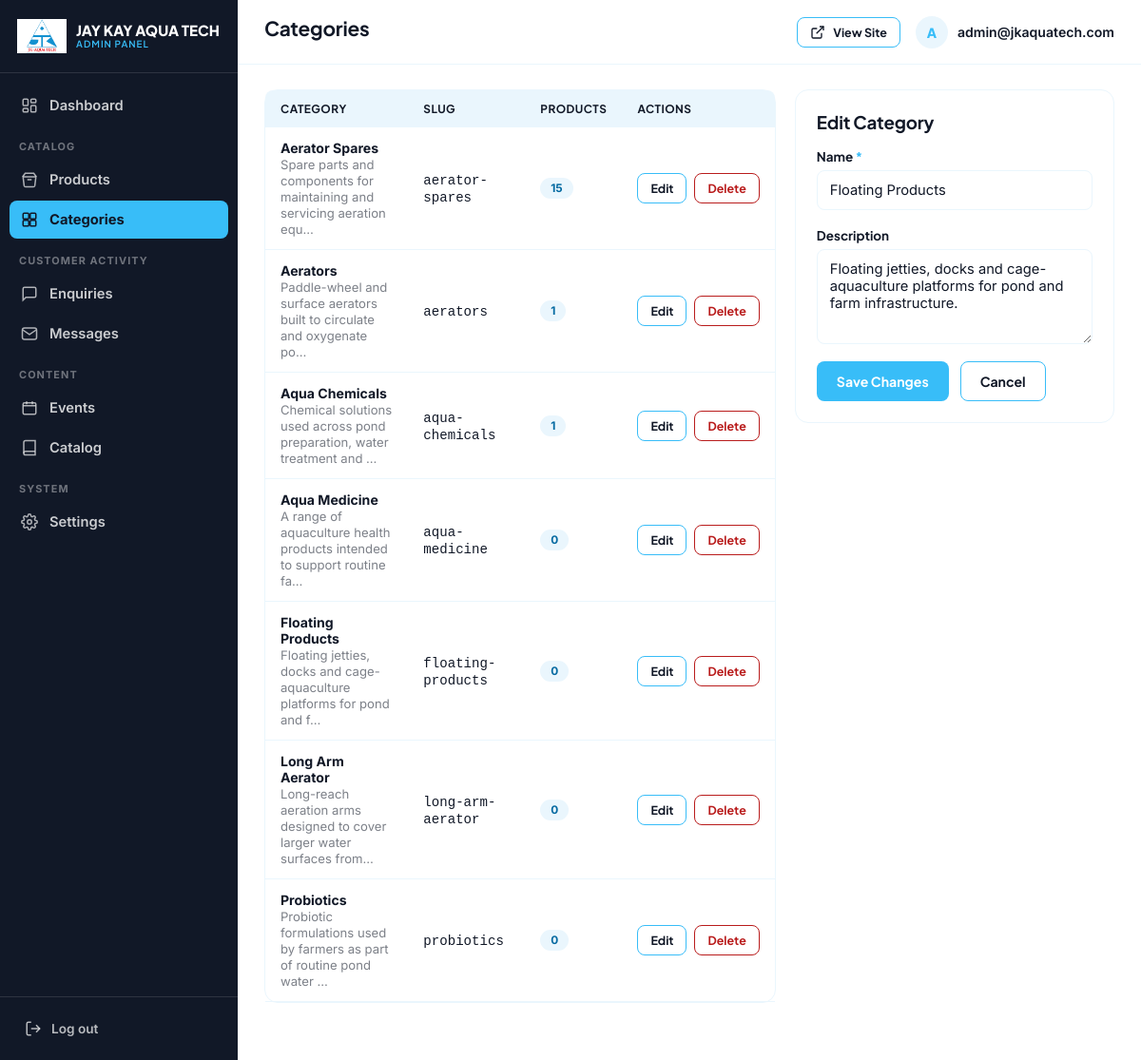
Page /admin/categories.php?edit=2 (signed in) on the committed database.
### tables this page shows
CREATE TABLE IF NOT EXISTS `categories` (
  `id` INT UNSIGNED NOT NULL AUTO_INCREMENT,
  `slug` VARCHAR(120) NOT NULL,
  `name` VARCHAR(150) NOT NULL,
  `description` TEXT NULL,
  `created_at` TIMESTAMP NOT NULL DEFAULT CURRENT_TIMESTAMP,
  PRIMARY KEY (`id`),
  UNIQUE KEY `uq_categories_slug` (`slug`)
);

### admin/includes/functions.php (called while the page is built, shortened)
<?php
function e(?string $value): string
{
    return htmlspecialchars($value ?? '', ENT_QUOTES, 'UTF-8');
}

### admin/includes/db.php (called while the page is built, shortened)
<?php
function db(): PDO
{
    static $pdo = null;
    if ($pdo !== null) {
        return $pdo;
    }
    $config = require __DIR__ . '/db-config.php';
    $dsn = sprintf(
        '%s:host=%s;port=%s;dbname=%s;charset=%s',
        $config['driver'],
        $config['host'],
        $config['port'],
        $config['database'],
        $config['charset']
    );
    try {
        $pdo = new PDO($dsn, $config['username'], $config['password'], [
            PDO::ATTR_ERRMODE => PDO::ERRMODE_EXCEPTION,
            PDO::ATTR_DEFAULT_FETCH_MODE => PDO::FETCH_ASSOC,
            PDO::ATTR_EMULATE_PREPARES => false,
        ]);
    } catch (PDOException $e) {
        error_log('Jay Kay Aqua Tech DB connection failed: ' . $e->getMessage());
        http_response_code(500);
        die('Database connection failed. Please check admin/includes/db-config.php and confirm database.sql has been imported. (Details were written to the server error log, not shown here for security.)');
    }
    return $pdo;
}

### admin/includes/auth.php (called while the page is built, shortened)
<?php
function current_admin(): ?array
{
    $stmt = db()->prepare('SELECT id, email, created_at FROM admins WHERE id = ?');
    $stmt->execute([$_SESSION['admin_id']]);
    $row = $stmt->fetch();
    return $row ?: null;
}

### admin/categories.php (the view, shortened to what this page needs)
<?php
$pdo = db();
$editing = null;
if (isset($_GET['edit'])) {
    $stmt = $pdo->prepare('SELECT * FROM categories WHERE id = ?');
    $stmt->execute([(int)$_GET['edit']]);
    $editing = $stmt->fetch() ?: null;
}
$values = ['name' => $editing['name'] ?? '', 'description' => $editing['description'] ?? ''];
$categories = $pdo->query('
    SELECT c.*, (SELECT COUNT(*) FROM products p WHERE p.category_id = c.id) AS product_count
    FROM categories c ORDER BY c.name
')->fetchAll();
$pageTitle = 'Categories';
require __DIR__ . '/includes/header.php';
?>
<div class="dash-grid" style="grid-template-columns: 1.6fr 1fr;">
  <div class="card" style="padding:0;">
    <div class="table-wrap">
      <table class="admin-table">
        <thead><tr><th>Category</th><th>Slug</th><th>Products</th><th>Actions</th></tr></thead>
        <tbody>
          <?php if (!$categories): ?>
            <tr class="empty-row"><td colspan="4">No categories yet.</td></tr>
          <?php else: foreach ($categories as $c): ?>
            <tr>
              <td><strong><?= e($c['name']) ?></strong><?php if ($c['description']): ?><br><span style="color:rgba(17,24,39,.55); font-size:.82rem;"><?= e(mb_strimwidth($c['description'], 0, 70, '…')) ?></span><?php endif; ?></td>
              <td><code><?= e($c['slug']) ?></code></td>
              <td><span class="badge badge-sky"><?= (int)$c['product_count'] ?></span></td>
              <td>
                <div class="row-actions">
                  <a href="categories.php?edit=<?= (int)$c['id'] ?>" class="btn btn-secondary btn-sm">Edit</a>
                  <button type="button" class="btn btn-danger btn-sm"
                    data-confirm="<?= $c['product_count'] > 0 ? 'This category has ' . (int)$c['product_count'] . ' product(s) and cannot be deleted until they are moved or removed.' : 'This will permanently delete the "' . e($c['name']) . '" category.' ?>"
                    data-confirm-title="Delete this category?"
                    data-action="categories.php"
                    data-field-delete_id="<?= (int)$c['id'] ?>">Delete</button>
                </div>
              </td>
            </tr>
          <?php endforeach; endif; ?>
        </tbody>
      </table>
    </div>
  </div>
  <div class="card">
    <h3 style="margin-bottom:16px;"><?= $editing ? 'Edit Category' : 'Add Category' ?></h3>
    <form method="POST">
      <div class="field">
        <label for="name">Name <span class="req">*</span></label>
        <input type="text" id="name" name="name" value="<?= e($values['name']) ?>" required>
      </div>
      <div class="field">
        <label for="description">Description</label>
        <textarea id="description" name="description"><?= e($values['description']) ?></textarea>
      </div>
      <div class="form-actions" style="border-top:none; padding-top:0;">
        <button type="submit" class="btn btn-primary"><?= $editing ? 'Save Changes' : 'Add Category' ?></button>
        <?php if ($editing): ?><a href="categories.php" class="btn btn-secondary">Cancel</a><?php endif; ?>
      </div>
    </form>
  </div>
</div>
<?php require __DIR__ . '/includes/footer.php'; ?>

### admin/includes/header.php (shortened to what this page needs)
<?php
$admin = current_admin();
$pageTitle = $pageTitle ?? 'Admin';
?>
<!DOCTYPE html>
<html lang="en">
<head>
<link rel="stylesheet" href="assets/admin-style.css">
</head>
<body>
<div class="admin-shell">
  <?php include __DIR__ . '/sidebar.php'; ?>
  <div class="admin-main">
    <div class="admin-topbar">
      <div style="display:flex; align-items:center; gap:14px;">
        <h1><?= e($pageTitle) ?></h1>
      </div>
      <div class="top-actions">
        <a href="../index.html" target="_blank" class="btn btn-secondary btn-sm">
          <svg viewBox="0 0 24 24" fill="none" stroke="currentColor" stroke-width="2"><path d="M18 13v6a2 2 0 0 1-2 2H5a2 2 0 0 1-2-2V8a2 2 0 0 1 2-2h6"/><path d="M15 3h6v6"/><path d="M10 14 21 3"/></svg>
          View Site
        </a>
        <div class="admin-user">
          <div class="avatar"><?= e(strtoupper(substr($admin['email'] ?? 'A', 0, 1))) ?></div>
          <span><?= e($admin['email'] ?? '') ?></span>
        </div>
      </div>
    </div>
    <div class="admin-content">

### admin/assets/admin-style.css (style rules this page uses)
:root { --white: #FFFFFF; --sky-light: #EAF6FD; --sky: #38BDF8; --ink: #111827; --success: #15803D; --success-bg: #ECFDF3; --danger: #B91C1C; --danger-bg: #FEF2F2; --warning: #92400E; --warning-bg: #FFFBEB; --border: var(--sky-light); --shadow-sm: 0 2px 8px rgba(17,24,39,.06); --shadow-md: 0 10px 26px rgba(17,24,39,.10); --radius-s: 8px; --radius-m: 14px; --sidebar-w: 250px; --font-display: 'Plus Jakarta Sans', 'Inter', sans-serif; --font-body: 'Inter', sans-serif; }
*, *::before, *::after { box-sizing: border-box; }
body { margin:0; font-family: var(--font-body); color: var(--ink); background: var(--white); -webkit-font-smoothing: antialiased; }
h1,h2,h3,h4 { font-family: var(--font-display); color: var(--ink); margin: 0 0 .4em; letter-spacing: -.01em; }
a { color: inherit; text-decoration: none; }
button { font-family: inherit; cursor: pointer; }
.admin-shell { display:flex; min-height:100vh; }
.admin-main { margin-left: var(--sidebar-w); flex:1; min-width:0; display:flex; flex-direction:column; min-height:100vh; }
.admin-topbar { display:flex; align-items:center; justify-content:space-between; padding: 16px 28px; background: var(--white); border-bottom: 1px solid var(--border); position: sticky; top:0; z-index:100; }
.admin-topbar h1 { font-size:1.3rem; }
.admin-topbar .top-actions { display:flex; align-items:center; gap:16px; }
.admin-topbar .admin-user { display:flex; align-items:center; gap:10px; font-size:.88rem; font-weight:600; }
.admin-topbar .admin-user .avatar { width:34px; height:34px; border-radius:50%; background: var(--sky-light); color: var(--sky); display:flex; align-items:center; justify-content:center; font-weight:800; font-family: var(--font-display); }
.admin-content { padding: 26px 28px 60px; flex:1; }
.btn { display:inline-flex; align-items:center; justify-content:center; gap:8px; padding: 11px 20px; border-radius: var(--radius-s); font-family: var(--font-display); font-weight:700; font-size:.88rem; border: 1.5px solid transparent; transition: all .2s ease; white-space:nowrap; }
.btn svg { width:16px; height:16px; }
.btn-primary { background: var(--sky); color:#fff; }
.btn-secondary { background:#fff; color: var(--ink); border-color: var(--sky); }
.btn-danger { background:#fff; color: var(--danger); border-color: var(--danger); }
.btn-sm { padding: 7px 13px; font-size:.78rem; }
.card { background:#fff; border:1px solid var(--border); border-radius: var(--radius-m); padding: 22px; }
.dash-grid { display:grid; grid-template-columns: 1.4fr 1fr; gap:20px; align-items:start; }
.table-wrap { overflow-x:auto; }
table.admin-table { width:100%; border-collapse:collapse; font-size:.88rem; }
table.admin-table th { text-align:left; padding: 12px 16px; background: var(--sky-light); font-family: var(--font-display); font-weight:700; font-size:.74rem; text-transform:uppercase; letter-spacing:.04em; color: var(--ink); white-space:nowrap; }
table.admin-table th:first-child { border-top-left-radius: var(--radius-s); }
table.admin-table th:last-child { border-top-right-radius: var(--radius-s); }
table.admin-table td { padding: 13px 16px; border-bottom:1px solid var(--border); vertical-align:middle; }
table.admin-table .row-actions { display:flex; gap:8px; white-space:nowrap; }
.badge { display:inline-flex; align-items:center; gap:5px; padding: 4px 11px; border-radius:20px; font-size:.74rem; font-weight:700; }
.badge-sky { background: var(--sky-light); color:#0369A1; }
.field { display:flex; flex-direction:column; gap:6px; margin-bottom:18px; }
.field label { font-family: var(--font-display); font-weight:700; font-size:.84rem; }
.field .req { color: var(--sky); }
.field input, .field select, .field textarea { padding: 11px 13px; border-radius: var(--radius-s); border:1.5px solid var(--border); background:#fff; color: var(--ink); font-size:.92rem; font-family: inherit; transition: border-color .2s ease, box-shadow .2s ease; }
.field textarea { resize:vertical; min-height:100px; }
.form-actions { display:flex; gap:12px; margin-top: 6px; padding-top: 18px; border-top:1px solid var(--border); }

### rows in the picture
categories: name "Aerator Spares", description "Spare parts and components for maintaining and servicing aeration equ…", slug "aerator-spares", product_count "15"
categories: name "Aerators", description "Paddle-wheel and surface aerators built to circulate and oxygenate po…", slug "aerators", product_count "1"
categories: name "Aqua Chemicals", description "Chemical solutions used across pond preparation, water treatment and …", slug "aqua-chemicals", product_count "1"
categories: name "Aqua Medicine", description "A range of aquaculture health products intended to support routine fa…", slug "aqua-medicine", product_count "0"
categories: name "Floating Products", description "Floating jetties, docks and cage-aquaculture platforms for pond and f…", slug "floating-products", product_count "0", description "Floating jetties, docks and cage-aquaculture platforms for pond and farm infrastructure."
categories: name "Long Arm Aerator", description "Long-reach aeration arms designed to cover larger water surfaces from…", slug "long-arm-aerator", product_count "0"
categories: name "Probiotics", description "Probiotic formulations used by farmers as part of routine pond water …", slug "probiotics", product_count "0"

### other values in the picture
$pageTitle "Categories"
substr($admin['email'] ?? 'A', 0, 1) "A"
$admin['email'] "admin@jkaquatech.com"
